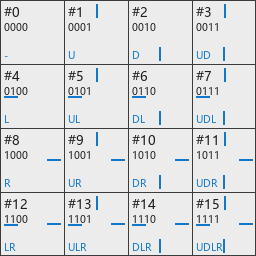
#> input picture data_sheets/create_ctm_template_reference.png, 256 x 256 px
$ python test_quadrant_symmetry.py ../../data_sheets/create_ctm_template_reference.png
#> lines starting #> are read from the running program, lines starting #| are printed output that depends on the picture
"""Test whether a sheet's quadrants are transforms of one another.

The whole feasibility of generating a CT sheet from one template rests on this: if every quadrant is
some rotation or mirror of the first, the sheet can be produced by crop/flip/rotate alone. If not,
something would have to be redrawn, and no amount of code would make it a pure transform.

Compares quadrant A against every transform of quadrant A and reports which transform lands on B, C
and D, plus the exact pixel differences so a near-miss is distinguishable from a hit.

    python script/multiblock/test_quadrant_symmetry.py <image.png>
"""
import sys

from PIL import Image

# Name -> the transform applied to the top-left quadrant.
TRANSFORMS = {
    "identity": lambda im: im,
    "rot90": lambda im: im.transpose(Image.Transpose.ROTATE_90),
    "rot180": lambda im: im.transpose(Image.Transpose.ROTATE_180),
    "rot270": lambda im: im.transpose(Image.Transpose.ROTATE_270),
    "mirror_x": lambda im: im.transpose(Image.Transpose.FLIP_LEFT_RIGHT),
    "mirror_y": lambda im: im.transpose(Image.Transpose.FLIP_TOP_BOTTOM),
    "transpose": lambda im: im.transpose(Image.Transpose.TRANSPOSE),
    "transverse": lambda im: im.transpose(Image.Transpose.TRANSVERSE),
}


def pixel_list(image):
    return list(image.convert("RGBA").getdata())


def diff(a, b):
    return sum(1 for pa, pb in zip(a, b) if pa != pb)


def main(argv):
    if not argv:
        print("usage: test_quadrant_symmetry.py <image.png>")
        return 1

    image = Image.open(argv[0]).convert("RGBA")
#> image is the input picture: PIL image 256x256 RGBA; mean R, G, B, A 219.2, 221.4, 223.1, 255
    width, height = image.size
#> width = 256; height = 256
    if width % 2 or height % 2:
        print(f"  {argv[0]}: {width}x{height} has no even split")
        return 1
    half_w, half_h = width // 2, height // 2
#> half_w = 128; half_h = 128

    quadrants = {
        "topLeft": image.crop((0, 0, half_w, half_h)),
        "topRight": image.crop((half_w, 0, width, half_h)),
        "bottomLeft": image.crop((0, half_h, half_w, height)),
        "bottomRight": image.crop((half_w, half_h, width, height)),
    }

    print(f"  {argv[0]}: {width}x{height}, quadrants {half_w}x{half_h}")
#|   ../../data_sheets/create_ctm_template_reference.png: 256x256, quadrants 128x128
    reference = quadrants["topLeft"]
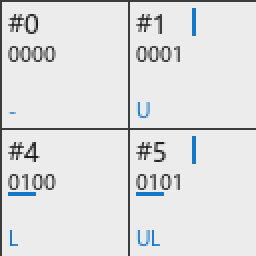
#> reference: PIL image 128x128 RGBA (shown 2 times larger); mean R, G, B, A 223, 224, 224.8, 255
    reference_pixels = pixel_list(reference)
#> reference_pixels = 16384 items, first 6: (60, 60, 60, 255), (60, 60, 60, 255), (60, 60, 60, 255), (60, 60, 60, 255), (60, 60, 60, 255), (60, 60, 60, 255)

    # Exact equality between quadrants.
    print()
    print("  identical quadrants:")
    names = list(quadrants)
#> names = ['topLeft', 'topRight', 'bottomLeft', 'bottomRight']
    for i in range(len(names)):
        for j in range(i + 1, len(names)):
            same = pixel_list(quadrants[names[i]]) == pixel_list(quadrants[names[j]])
            print(f"    {names[i]:12s} == {names[j]:12s}: {same}")
#> this loop made 4 passes
#|     topLeft      == topRight    : False
#|     topLeft      == bottomLeft  : False
#|     topLeft      == bottomRight : False
#|     topRight     == bottomLeft  : False
#|     topRight     == bottomRight : False
#|     bottomLeft   == bottomRight : False

    # Which transform of topLeft reproduces each other quadrant.
    print()
    print("  best transform of topLeft for each quadrant:")
    for name in ("topRight", "bottomLeft", "bottomRight"):
        target = pixel_list(quadrants[name])
        results = []
        for label, transform in TRANSFORMS.items():
            candidate = transform(reference)
            results.append((diff(pixel_list(candidate), target), label))
        results.sort()
        best = results[0]
        exact = [label for count, label in results if count == 0]
        print(f"    {name:12s}: closest {best[1]} ({best[0]} differing pixels)"
              + (f", exact: {exact}" if exact else "  -- no exact transform"))
#> this loop made 3 passes
#> (name, best) on passes 1 to 3: ('topRight', (818, 'identity')), ('bottomLeft', (888, 'identity')), ('bottomRight', (1485, 'identity'))
#|     topRight    : closest identity (818 differing pixels)  -- no exact transform
#|     bottomLeft  : closest identity (888 differing pixels)  -- no exact transform
#|     bottomRight : closest identity (1485 differing pixels)  -- no exact transform
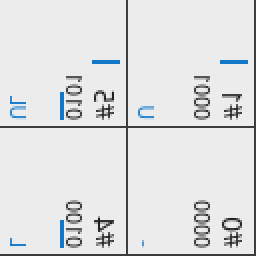
#> candidate: PIL image 128x128 RGBA (shown 2 times larger); mean R, G, B, A 223, 224, 224.8, 255

    # What the corner pixel of each quadrant is, to see how the quadrants are oriented.
    print()
    print("  corner pixels per quadrant (defines orientation):")
    for name, quad in quadrants.items():
        w, h = quad.size
        tl = quad.getpixel((0, 0))
        tr = quad.getpixel((w - 1, 0))
        bl = quad.getpixel((0, h - 1))
        br = quad.getpixel((w - 1, h - 1))
        print(f"    {name:12s} tl={tl} tr={tr}")
        print(f"    {'':12s} bl={bl} br={br}")
#> this loop made 4 passes
#|     topLeft      tl=(60, 60, 60, 255) tr=(60, 60, 60, 255)
#|                  bl=(60, 60, 60, 255) br=(236, 236, 236, 255)
#|     topRight     tl=(60, 60, 60, 255) tr=(60, 60, 60, 255)
#|                  bl=(60, 60, 60, 255) br=(60, 60, 60, 255)
#|     bottomLeft   tl=(60, 60, 60, 255) tr=(60, 60, 60, 255)
#|                  bl=(60, 60, 60, 255) br=(60, 60, 60, 255)
#|     bottomRight  tl=(60, 60, 60, 255) tr=(60, 60, 60, 255)
#|                  bl=(60, 60, 60, 255) br=(60, 60, 60, 255)
    return 0


if __name__ == "__main__":
    sys.exit(main(sys.argv[1:]))
#> (the program exits here)
